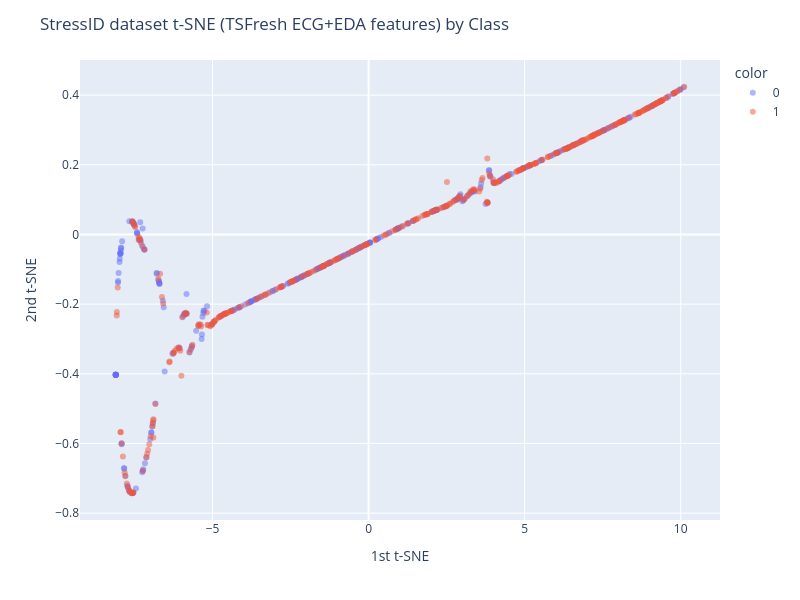

Notebook code cell kept with this figure:
### Code cell
# t-SNE in StressID
# Best N-comp=2, Perp=190 np.arange(10, 200, 10) X
si_Ncomp = 2
si_Perp = 190
subjects_to_show = np.random.choice(range(len(subject_to_group)), size=5)
subject_mask = [n in subjects_to_show for n in subjects_in_columns]

si_tsne = TSNE(n_components=si_Ncomp, perplexity=si_Perp, random_state=RANDOM_STATE)

si_X_tsne = si_tsne.fit_transform(X)
display(si_tsne.kl_divergence_)

fig_cls = px.scatter(x=si_X_tsne[:, 0], y=si_X_tsne[:, 1], color=y.astype(str), width=800, height=600, opacity=0.5)
fig_cls.update_layout(
    title="StressID dataset t-SNE (TSFresh ECG+EDA features) by Class",
    xaxis_title="1st t-SNE",
    yaxis_title="2nd t-SNE",
)
fig_cls.show()

### Figure 1 — Plotly figure (JSON) as saved in the notebook; plotly's stock layout.template omitted (floating-point values rounded to 4 significant figures; data arrays with more than 128 entries replaced by an {"elided": "..."} marker saying what was removed)
{"data": [{"hovertemplate": "color=0<br>x=%{x}<br>y=%{y}<extra></extra>", "legendgroup": "0", "marker": {"color": "#636efa", "opacity": 0.5, "symbol": "circle"}, "mode": "markers", "name": "0", "orientation": "v", "showlegend": true, "type": "scatter", "x": {"elided": "321 float values"}, "xaxis": "x", "y": {"elided": "321 float values"}, "yaxis": "y"}, {"hovertemplate": "color=1<br>x=%{x}<br>y=%{y}<extra></extra>", "legendgroup": "1", "marker": {"color": "#EF553B", "opacity": 0.5, "symbol": "circle"}, "mode": "markers", "name": "1", "orientation": "v", "showlegend": true, "type": "scatter", "x": {"elided": "354 float values"}, "xaxis": "x", "y": {"elided": "354 float values"}, "yaxis": "y"}], "layout": {"height": 600, "legend": {"title": {"text": "color"}, "tracegroupgap": 0}, "margin": {"t": 60}, "title": {"text": "StressID dataset t-SNE (TSFresh ECG+EDA features) by Class"}, "width": 800, "xaxis": {"anchor": "y", "domain": [0, 1], "title": {"text": "1st t-SNE"}}, "yaxis": {"anchor": "x", "domain": [0, 1], "title": {"text": "2nd t-SNE"}}}}
